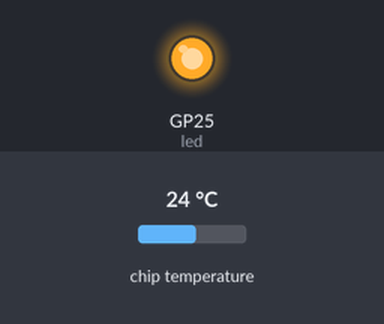
A program run on a simulated Raspberry Pi Pico running CircuitPython. On the bench: output pins drawn as LEDs (lit = HIGH). The test bench sets the inputs (shaded band); at power-on: chip temperature 24 °C. USB keyboard and mouse output is not drawn; what the program prints to the serial console is not drawn.

Above: at 0.1 s.
Timing chart, 0 to 1.6 s (numbered marks = the images above):
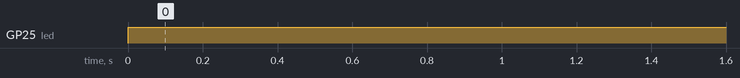

The program:

code.py
```python
print("Hello World!")
import time
import usb_hid
from adafruit_hid.mouse import Mouse
import board
import digitalio
import microcontroller


mouse = Mouse(usb_hid.devices) #mouse func. definition
led = digitalio.DigitalInOut(board.GP25) #led defined
led.direction = digitalio.Direction.OUTPUT #led value


led.value = True #Do you want activate led?
time.sleep(0) #You can set bigger than 0 if you want wait before cycle
depth=5 #Movement area
betw=1 #Time between movements
wait=1 #Wait time for restart Cycle


while True:
	print("Controller is", microcontroller.cpu.temperature, "°C") #Celcius value of device cpu
	led.value = not led.value
	mouse.move(x=depth)
	#mouse.move(y=depth)
	led.value = not led.value
	print(betw ,"sec wait")
	time.sleep(betw)
	led.value = not led.value
	mouse.move(x=-depth)
	#mouse.move(y=-depth)
	led.value = not led.value
	print("time is up, cycle restarting after", wait, "second")
```

Measured:
- by itself, GP25 (led): LOW → HIGH at 0.00 s
